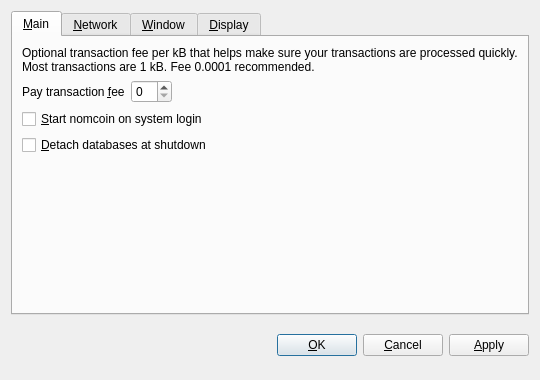
<?xml version="1.0" encoding="UTF-8"?>
<ui version="4.0">
 <class>OptionsDialog</class>
 <widget class="QDialog" name="OptionsDialog">
  <property name="geometry">
   <rect>
    <x>0</x>
    <y>0</y>
    <width>540</width>
    <height>380</height>
   </rect>
  </property>
  <property name="windowTitle">
   <string>Options</string>
  </property>
  <property name="modal">
   <bool>true</bool>
  </property>
  <layout class="QVBoxLayout" name="verticalLayout">
   <item>
    <widget class="QTabWidget" name="tabWidget">
     <property name="tabPosition">
      <enum>QTabWidget::North</enum>
     </property>
     <property name="currentIndex">
      <number>0</number>
     </property>
     <widget class="QWidget" name="tabMain">
      <attribute name="title">
       <string>&amp;Main</string>
      </attribute>
      <layout class="QVBoxLayout" name="verticalLayout_Main">
       <item>
        <widget class="QLabel" name="transactionFeeInfoLabel">
         <property name="text">
          <string>Optional transaction fee per kB that helps make sure your transactions are processed quickly. Most transactions are 1 kB. Fee 0.0001 recommended.</string>
         </property>
         <property name="textFormat">
          <enum>Qt::PlainText</enum>
         </property>
         <property name="wordWrap">
          <bool>true</bool>
         </property>
        </widget>
       </item>
       <item>
        <layout class="QHBoxLayout" name="horizontalLayout_Main">
         <item>
          <widget class="QLabel" name="transactionFeeLabel">
           <property name="text">
            <string>Pay transaction &amp;fee</string>
           </property>
           <property name="textFormat">
            <enum>Qt::PlainText</enum>
           </property>
           <property name="buddy">
            <cstring>transactionFee</cstring>
           </property>
          </widget>
         </item>
         <item>
          <widget class="nomcoinAmountField" name="transactionFee"/>
         </item>
         <item>
          <spacer name="horizontalSpacer_Main">
           <property name="orientation">
            <enum>Qt::Horizontal</enum>
           </property>
           <property name="sizeHint" stdset="0">
            <size>
             <width>40</width>
             <height>20</height>
            </size>
           </property>
          </spacer>
         </item>
        </layout>
       </item>
       <item>
        <widget class="QCheckBox" name="nomcoinAtStartup">
         <property name="toolTip">
          <string>Automatically start nomcoin after logging in to the system.</string>
         </property>
         <property name="text">
          <string>&amp;Start nomcoin on system login</string>
         </property>
        </widget>
       </item>
       <item>
        <widget class="QCheckBox" name="detachDatabases">
         <property name="toolTip">
          <string>Detach block and address databases at shutdown. This means they can be moved to another data directory, but it slows down shutdown. The wallet is always detached.</string>
         </property>
         <property name="text">
          <string>&amp;Detach databases at shutdown</string>
         </property>
        </widget>
       </item>
       <item>
        <spacer name="verticalSpacer_Main">
         <property name="orientation">
          <enum>Qt::Vertical</enum>
         </property>
         <property name="sizeHint" stdset="0">
          <size>
           <width>20</width>
           <height>40</height>
          </size>
         </property>
        </spacer>
       </item>
      </layout>
     </widget>
     <widget class="QWidget" name="tabNetwork">
      <attribute name="title">
       <string>&amp;Network</string>
      </attribute>
      <layout class="QVBoxLayout" name="verticalLayout_Network">
       <item>
        <widget class="QCheckBox" name="mapPortUpnp">
         <property name="toolTip">
          <string>Automatically open the nomcoin client port on the router. This only works when your router supports UPnP and it is enabled.</string>
         </property>
         <property name="text">
          <string>Map port using &amp;UPnP</string>
         </property>
        </widget>
       </item>
       <item>
        <widget class="QCheckBox" name="connectSocks">
         <property name="toolTip">
          <string>Connect to the nomcoin network through a SOCKS proxy (e.g. when connecting through Tor).</string>
         </property>
         <property name="text">
          <string>&amp;Connect through SOCKS proxy:</string>
         </property>
        </widget>
       </item>
       <item>
        <layout class="QHBoxLayout" name="horizontalLayout_Network">
         <item>
          <widget class="QLabel" name="proxyIpLabel">
           <property name="text">
            <string>Proxy &amp;IP:</string>
           </property>
           <property name="textFormat">
            <enum>Qt::PlainText</enum>
           </property>
           <property name="buddy">
            <cstring>proxyIp</cstring>
           </property>
          </widget>
         </item>
         <item>
          <widget class="QValidatedLineEdit" name="proxyIp" native="true">
           <property name="maximumSize">
            <size>
             <width>140</width>
             <height>16777215</height>
            </size>
           </property>
           <property name="toolTip">
            <string>IP address of the proxy (e.g. 127.0.0.1)</string>
           </property>
          </widget>
         </item>
         <item>
          <widget class="QLabel" name="proxyPortLabel">
           <property name="text">
            <string>&amp;Port:</string>
           </property>
           <property name="textFormat">
            <enum>Qt::PlainText</enum>
           </property>
           <property name="buddy">
            <cstring>proxyPort</cstring>
           </property>
          </widget>
         </item>
         <item>
          <widget class="QLineEdit" name="proxyPort">
           <property name="maximumSize">
            <size>
             <width>55</width>
             <height>16777215</height>
            </size>
           </property>
           <property name="toolTip">
            <string>Port of the proxy (e.g. 9050)</string>
           </property>
          </widget>
         </item>
         <item>
          <widget class="QLabel" name="socksVersionLabel">
           <property name="text">
            <string>SOCKS &amp;Version:</string>
           </property>
           <property name="textFormat">
            <enum>Qt::PlainText</enum>
           </property>
           <property name="buddy">
            <cstring>socksVersion</cstring>
           </property>
          </widget>
         </item>
         <item>
          <widget class="QValueComboBox" name="socksVersion">
           <property name="toolTip">
            <string>SOCKS version of the proxy (e.g. 5)</string>
           </property>
          </widget>
         </item>
         <item>
          <spacer name="horizontalSpacer_Network">
           <property name="orientation">
            <enum>Qt::Horizontal</enum>
           </property>
           <property name="sizeHint" stdset="0">
            <size>
             <width>40</width>
             <height>20</height>
            </size>
           </property>
          </spacer>
         </item>
        </layout>
       </item>
       <item>
        <spacer name="verticalSpacer_Network">
         <property name="orientation">
          <enum>Qt::Vertical</enum>
         </property>
         <property name="sizeHint" stdset="0">
          <size>
           <width>20</width>
           <height>40</height>
          </size>
         </property>
        </spacer>
       </item>
      </layout>
     </widget>
     <widget class="QWidget" name="tabWindow">
      <attribute name="title">
       <string>&amp;Window</string>
      </attribute>
      <layout class="QVBoxLayout" name="verticalLayout_Window">
       <item>
        <widget class="QCheckBox" name="minimizeToTray">
         <property name="toolTip">
          <string>Show only a tray icon after minimizing the window.</string>
         </property>
         <property name="text">
          <string>&amp;Minimize to the tray instead of the taskbar</string>
         </property>
        </widget>
       </item>
       <item>
        <widget class="QCheckBox" name="minimizeOnClose">
         <property name="toolTip">
          <string>Minimize instead of exit the application when the window is closed. When this option is enabled, the application will be closed only after selecting Quit in the menu.</string>
         </property>
         <property name="text">
          <string>M&amp;inimize on close</string>
         </property>
        </widget>
       </item>
       <item>
        <spacer name="verticalSpacer_Window">
         <property name="orientation">
          <enum>Qt::Vertical</enum>
         </property>
         <property name="sizeHint" stdset="0">
          <size>
           <width>20</width>
           <height>40</height>
          </size>
         </property>
        </spacer>
       </item>
      </layout>
     </widget>
     <widget class="QWidget" name="tabDisplay">
      <attribute name="title">
       <string>&amp;Display</string>
      </attribute>
      <layout class="QVBoxLayout" name="verticalLayout_Display">
       <item>
        <layout class="QHBoxLayout" name="horizontalLayout_1_Display">
         <item>
          <widget class="QLabel" name="langLabel">
           <property name="text">
            <string>User Interface &amp;language:</string>
           </property>
           <property name="textFormat">
            <enum>Qt::PlainText</enum>
           </property>
           <property name="buddy">
            <cstring>lang</cstring>
           </property>
          </widget>
         </item>
         <item>
          <widget class="QValueComboBox" name="lang">
           <property name="toolTip">
            <string>The user interface language can be set here. This setting will take effect after restarting nomcoin.</string>
           </property>
          </widget>
         </item>
        </layout>
       </item>
       <item>
        <layout class="QHBoxLayout" name="horizontalLayout_2_Display">
         <item>
          <widget class="QLabel" name="unitLabel">
           <property name="text">
            <string>&amp;Unit to show amounts in:</string>
           </property>
           <property name="textFormat">
            <enum>Qt::PlainText</enum>
           </property>
           <property name="buddy">
            <cstring>unit</cstring>
           </property>
          </widget>
         </item>
         <item>
          <widget class="QValueComboBox" name="unit">
           <property name="toolTip">
            <string>Choose the default subdivision unit to show in the interface and when sending coins.</string>
           </property>
          </widget>
         </item>
        </layout>
       </item>
       <item>
        <widget class="QCheckBox" name="displayAddresses">
         <property name="toolTip">
          <string>Whether to show nomcoin addresses in the transaction list or not.</string>
         </property>
         <property name="text">
          <string>&amp;Display addresses in transaction list</string>
         </property>
        </widget>
       </item>
       <item>
        <spacer name="verticalSpacer_Display">
         <property name="orientation">
          <enum>Qt::Vertical</enum>
         </property>
         <property name="sizeHint" stdset="0">
          <size>
           <width>20</width>
           <height>40</height>
          </size>
         </property>
        </spacer>
       </item>
      </layout>
     </widget>
    </widget>
   </item>
   <item>
    <layout class="QHBoxLayout" name="horizontalLayout_Buttons">
     <item>
      <spacer name="horizontalSpacer_1">
       <property name="orientation">
        <enum>Qt::Horizontal</enum>
       </property>
       <property name="sizeHint" stdset="0">
        <size>
         <width>40</width>
         <height>48</height>
        </size>
       </property>
      </spacer>
     </item>
     <item>
      <widget class="QLabel" name="statusLabel">
       <property name="font">
        <font>
         <weight>75</weight>
         <bold>true</bold>
        </font>
       </property>
       <property name="text">
        <string/>
       </property>
       <property name="textFormat">
        <enum>Qt::PlainText</enum>
       </property>
       <property name="wordWrap">
        <bool>true</bool>
       </property>
      </widget>
     </item>
     <item>
      <spacer name="horizontalSpacer_2">
       <property name="orientation">
        <enum>Qt::Horizontal</enum>
       </property>
       <property name="sizeHint" stdset="0">
        <size>
         <width>40</width>
         <height>48</height>
        </size>
       </property>
      </spacer>
     </item>
     <item>
      <widget class="QPushButton" name="okButton">
       <property name="text">
        <string>&amp;OK</string>
       </property>
      </widget>
     </item>
     <item>
      <widget class="QPushButton" name="cancelButton">
       <property name="text">
        <string>&amp;Cancel</string>
       </property>
       <property name="autoDefault">
        <bool>false</bool>
       </property>
      </widget>
     </item>
     <item>
      <widget class="QPushButton" name="applyButton">
       <property name="text">
        <string>&amp;Apply</string>
       </property>
       <property name="autoDefault">
        <bool>false</bool>
       </property>
      </widget>
     </item>
    </layout>
   </item>
  </layout>
 </widget>
 <customwidgets>
  <customwidget>
   <class>QValidatedLineEdit</class>
   <extends>QWidget</extends>
   <header>qvalidatedlineedit.h</header>
  </customwidget>
  <customwidget>
   <class>nomcoinAmountField</class>
   <extends>QSpinBox</extends>
   <header>nomcoinamountfield.h</header>
  </customwidget>
  <customwidget>
   <class>QValueComboBox</class>
   <extends>QComboBox</extends>
   <header>qvaluecombobox.h</header>
  </customwidget>
 </customwidgets>
 <resources/>
 <connections/>
</ui>
